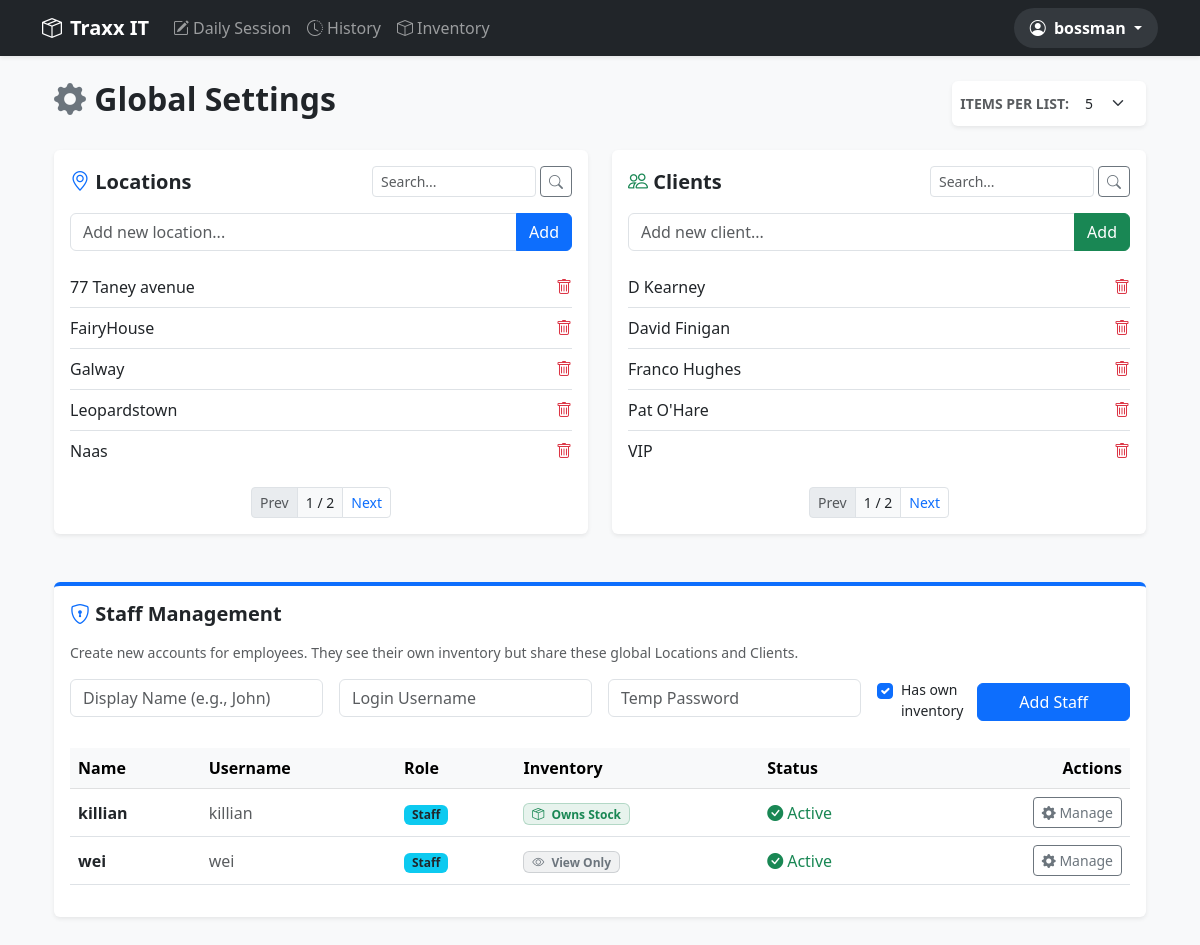
/settings (signed in), run on the app's committed database.
### models.py (models this page shows)
class User(db.Model):
    id = db.Column(db.Integer, primary_key=True)
    username = db.Column(db.String(80), unique=True, nullable=False)
    password = db.Column(db.String(120), nullable=False)
    role = db.Column(db.String(20), default='staff') # 'boss' or 'staff'
    display_name = db.Column(db.String(100), nullable=True)
    is_active = db.Column(db.Boolean, default=True)
    has_own_inventory = db.Column(db.Boolean, default=True)

class Place(db.Model):
    id = db.Column(db.Integer, primary_key=True)
    name = db.Column(db.String(100), nullable=False)
    is_active = db.Column(db.Boolean, default=True)

class Client(db.Model):
    id = db.Column(db.Integer, primary_key=True)
    name = db.Column(db.String(100), nullable=False)
    is_active = db.Column(db.Boolean, default=True)

### app.py (the view, shortened to what this page needs)
@app.route('/settings', methods=['GET', 'POST'])
def settings():
    if 'user_id' not in session: return redirect(url_for('login'))
    user = User.query.get(session['user_id'])
    page_p = request.args.get('page_p', 1, type=int)
    page_c = request.args.get('page_c', 1, type=int)
    per_page = request.args.get('per_page', 5, type=int)
    search_p = request.args.get('search_p', '').strip()
    search_c = request.args.get('search_c', '').strip()
    p_query = Place.query.filter_by(is_active=True)
    if search_p: p_query = p_query.filter(Place.name.ilike(f"%{search_p}%"))
    p_pag = p_query.order_by(Place.name).paginate(page=page_p, per_page=per_page)
    c_query = Client.query.filter_by(is_active=True)
    if search_c: c_query = c_query.filter(Client.name.ilike(f"%{search_c}%"))
    c_pag = c_query.order_by(Client.name).paginate(page=page_c, per_page=per_page)
    staff = User.query.filter_by(role='staff').all() if user.role == 'boss' else []
    return render_template('settings.html',
                           places_pagination=p_pag,
                           clients_pagination=c_pag,
                           search_p=search_p,
                           search_c=search_c,
                           staff_members=staff,
                           user=user,
                           per_page=per_page)

### templates/settings.html (shortened to what this page needs)
{% extends "base.html" %}
{% block content %}
<div class="container mt-4 mb-5">
    <div class="d-flex justify-content-between align-items-center mb-4">
        <h2 class="fw-bold"><i class="bi bi-gear-fill text-secondary"></i> Global Settings</h2>
        <form method="GET" class="d-flex align-items-center bg-white p-2 rounded shadow-sm">
            <label class="me-2 small fw-bold text-muted text-uppercase">Items per list:</label>
            <select name="per_page" class="form-select form-select-sm w-auto border-0" onchange="this.form.submit()">
                <option value="5" {{ 'selected' if per_page == 5 }}>5</option>
            </select>
        </form>
    </div>
    <div class="row">
        <div class="col-md-6 mb-4">
            <div class="card shadow-sm border-0 h-100">
                <div class="card-body d-flex flex-column">
                    <div class="d-flex justify-content-between align-items-center mb-3">
                        <h5 class="fw-bold mb-0"><i class="bi bi-geo-alt text-primary"></i> Locations</h5>
                        <form method="GET" class="d-flex" style="max-width: 200px;">
                            <input type="text" name="search_p" class="form-control form-control-sm me-1" placeholder="Search..." value="{{ search_p }}">
                            <button type="submit" class="btn btn-sm btn-outline-secondary"><i class="bi bi-search"></i></button>
                        </form>
                    </div>
                    <form method="POST" class="mb-3">
                        <div class="input-group">
                            <input type="text" name="place_name" class="form-control" placeholder="Add new location..." required>
                            <button type="submit" name="add_place" class="btn btn-primary">Add</button>
                        </div>
                    </form>
                    <ul class="list-group list-group-flush mb-auto">
                        {% for p in places_pagination.items %}
                        <li class="list-group-item d-flex justify-content-between align-items-center px-0">
                            <span>{{ p.name }}</span>
                            <a href="{{ url_for('delete_entry', type='place', id=p.id) }}" class="text-danger" onclick="return confirm('Delete this location? History will be kept.')">
                                <i class="bi bi-trash"></i>
                            </a>
                        </li>
                        {% else %}
                        <li class="list-group-item text-center text-muted py-4">No locations added yet.</li>
                        {% endfor %}
                    </ul>
                    {% if places_pagination.pages > 1 %}
                    <nav class="mt-3">
                        <ul class="pagination pagination-sm justify-content-center mb-0">
                            <li class="page-item {{ 'disabled' if not places_pagination.has_prev }}">
                                <a class="page-link" href="{{ url_for('settings', page_p=places_pagination.prev_num, page_c=clients_pagination.page, per_page=per_page, search_p=search_p, search_c=search_c) }}">Prev</a>
                            </li>
                            <li class="page-item disabled"><span class="page-link bg-light text-dark">{{ places_pagination.page }} / {{ places_pagination.pages }}</span></li>
                            <li class="page-item {{ 'disabled' if not places_pagination.has_next }}">
                                <a class="page-link" href="{{ url_for('settings', page_p=places_pagination.next_num, page_c=clients_pagination.page, per_page=per_page, search_p=search_p, search_c=search_c) }}">Next</a>
                            </li>
                        </ul>
                    </nav>
                    {% endif %}
                </div>
            </div>
        </div>
        <div class="col-md-6 mb-4">
            <div class="card shadow-sm border-0 h-100">
                <div class="card-body d-flex flex-column">
                    <div class="d-flex justify-content-between align-items-center mb-3">
                        <h5 class="fw-bold mb-0"><i class="bi bi-people text-success"></i> Clients</h5>
                        <form method="GET" class="d-flex" style="max-width: 200px;">
                            <input type="text" name="search_c" class="form-control form-control-sm me-1" placeholder="Search..." value="{{ search_c }}">
                            <button type="submit" class="btn btn-sm btn-outline-secondary"><i class="bi bi-search"></i></button>
                        </form>
                    </div>
                    <form method="POST" class="mb-3">
                        <div class="input-group">
                            <input type="text" name="client_name" class="form-control" placeholder="Add new client..." required>
                            <button type="submit" name="add_client" class="btn btn-success text-white">Add</button>
                        </div>
                    </form>
                    <ul class="list-group list-group-flush mb-auto">
                        {% for c in clients_pagination.items %}
                        <li class="list-group-item d-flex justify-content-between align-items-center px-0">
                            <span>{{ c.name }}</span>
                            <a href="{{ url_for('delete_entry', type='client', id=c.id) }}" class="text-danger" onclick="return confirm('Delete this client? History will be kept.')">
                                <i class="bi bi-trash"></i>
                            </a>
                        </li>
                        {% else %}
                        <li class="list-group-item text-center text-muted py-4">No clients added yet.</li>
                        {% endfor %}
                    </ul>
                    {% if clients_pagination.pages > 1 %}
                    <nav class="mt-3">
                        <ul class="pagination pagination-sm justify-content-center mb-0">
                            <li class="page-item {{ 'disabled' if not clients_pagination.has_prev }}">
                                <a class="page-link" href="{{ url_for('settings', page_c=clients_pagination.prev_num, page_p=places_pagination.page, per_page=per_page, search_p=search_p, search_c=search_c) }}">Prev</a>
                            </li>
                            <li class="page-item disabled"><span class="page-link bg-light text-dark">{{ clients_pagination.page }} / {{ clients_pagination.pages }}</span></li>
                            <li class="page-item {{ 'disabled' if not clients_pagination.has_next }}">
                                <a class="page-link" href="{{ url_for('settings', page_c=clients_pagination.next_num, page_p=places_pagination.page, per_page=per_page, search_p=search_p, search_c=search_c) }}">Next</a>
                            </li>
                        </ul>
                    </nav>
                    {% endif %}
                </div>
            </div>
        </div>
    </div>
    {% if user.role == 'boss' %}
    <div class="row mt-4">
        <div class="col-12">
            <div class="card shadow-sm border-0 border-top border-primary border-4">
                <div class="card-body">
                    <h5 class="fw-bold mb-3"><i class="bi bi-shield-lock text-primary"></i> Staff Management</h5>
                    <p class="text-muted small">Create new accounts for employees. They see their own inventory but share these global Locations and Clients.</p>
                    <form method="POST" class="row g-3 mb-4">
                        <div class="col-md-3">
                            <input type="text" name="new_display_name" class="form-control" placeholder="Display Name (e.g., John)">
                        </div>
                        <div class="col-md-3">
                            <input type="text" name="new_username" class="form-control" placeholder="Login Username" required>
                        </div>
                        <div class="col-md-3">
                            <input type="password" name="new_password" class="form-control" placeholder="Temp Password" required>
                        </div>
                        <div class="col-md-3 d-flex align-items-center">
                            <div class="form-check me-2">
                                <input class="form-check-input" type="checkbox" name="has_own_inventory" id="has_own_inventory" checked>
                                <label class="form-check-label small" for="has_own_inventory">Has own inventory</label>
                            </div>
                            <button type="submit" name="create_account" class="btn btn-primary w-100">Add Staff</button>
                        </div>
                    </form>
                    <div class="table-responsive">
                        <table class="table table-hover align-middle">
                            <thead class="table-light">
                                <tr>
                                    <th>Name</th>
                                    <th>Username</th>
                                    <th>Role</th>
                                    <th>Inventory</th>
                                    <th>Status</th>
                                    <th class="text-end">Actions</th>
                                </tr>
                            </thead>
                            <tbody>
                                {% for staff in staff_members %}
                                <tr>
                                    <td class="fw-bold">{{ staff.display_name or '-' }}</td>
                                    <td class="text-muted">{{ staff.username }}</td>
                                    <td><span class="badge bg-info text-dark">{{ staff.role|capitalize }}</span></td>
                                    <td>
                                        {% if staff.has_own_inventory %}
                                            <span class="badge bg-success bg-opacity-10 text-success border border-success border-opacity-25"><i class="bi bi-box-seam me-1"></i> Owns Stock</span>
                                        {% else %}
                                            <span class="badge bg-secondary bg-opacity-10 text-secondary border border-secondary border-opacity-25"><i class="bi bi-eye me-1"></i> View Only</span>
                                        {% endif %}
                                    </td>
                                    <td>
                                        {% if staff.is_active %}
                                            <span class="text-success"><i class="bi bi-check-circle-fill me-1"></i>Active</span>
                                        {% else %}
                                            <span class="text-danger"><i class="bi bi-x-circle-fill me-1"></i>Deactivated</span>
                                        {% endif %}
                                    </td>
                                    <td class="text-end">
                                        <button class="btn btn-sm btn-outline-secondary" data-bs-toggle="modal" data-bs-target="#staffModal{{ staff.id }}">
                                            <i class="bi bi-gear-fill"></i> Manage
                                        </button>
                                    </td>
                                </tr>
                                {% endfor %}
                            </tbody>
                        </table>
                    </div>
                </div>
            </div>
        </div>
    </div>
    {% endif %}
</div>
{% endblock %}

### templates/base.html (shortened to what this page needs)
<!DOCTYPE html>
<html lang="en">
<head>
    <link href="https://cdn.jsdelivr.net/npm/bootstrap@5.3.0/dist/css/bootstrap.min.css" rel="stylesheet">
    <link rel="stylesheet" href="https://cdn.jsdelivr.net/npm/bootstrap-icons@1.11.0/font/bootstrap-icons.css">
</head>
<body class="bg-light">
    <nav class="navbar navbar-expand-lg navbar-dark bg-dark shadow-sm mb-4">
        <div class="container">
            <a class="navbar-brand fw-bold" href="{{ url_for('index') }}">
                <i class="bi bi-box-seam me-2"></i>Traxx IT
            </a>
            <div class="collapse navbar-collapse" id="navbarNav">
                <ul class="navbar-nav me-auto">
                    <li class="nav-item">
                        <a class="nav-link" href="{{ url_for('record') }}">
                            <i class="bi bi-pencil-square me-1"></i>Daily Session
                        </a>
                    </li>
                    <li class="nav-item">
                        <a class="nav-link" href="{{ url_for('history') }}">
                            <i class="bi bi-clock-history me-1"></i>History
                        </a>
                    </li>
                    <li class="nav-item">
                        <a class="nav-link" href="{{ url_for('inventory') }}">
                            <i class="bi bi-box me-1"></i>Inventory
                        </a>
                    </li>
                </ul>
                <ul class="navbar-nav ms-auto align-items-center">
                    {% if current_user %}
                    <li class="nav-item dropdown">
                        <a class="nav-link dropdown-toggle fw-bold text-white px-3 py-2 rounded-pill bg-secondary bg-opacity-25"
                           href="#" id="userDropdown" role="button" data-bs-toggle="dropdown" aria-expanded="false">
                            <i class="bi bi-person-circle me-1"></i>
                            {{ current_user.display_name or current_user.username }}
                        </a>
                    </li>
                    {% else %}
                    <li class="nav-item">
                        <a class="nav-link" href="{{ url_for('login') }}">Login</a>
                    </li>
                    {% endif %}
                </ul>
            </div>
        </div>
    </nav>
    <div class="container">
        {% block content %}{% endblock %}
    </div>
</body>
</html>

### data on the page
User: display_name+username "bossman"
Place: name "77 Taney avenue"
Place: name "FairyHouse"
Place: name "Galway"
Place: name "Leopardstown"
Place: name "Naas"
Client: name "D Kearney"
Client: name "David Finigan"
Client: name "Franco Hughes"
Client: name "Pat O'Hare"
Client: name "VIP"
User: display_name "killian", username "killian", role "Staff", has_own_inventory True (drawn), is_active True (drawn)
User: display_name "wei", username "wei", role "Staff", has_own_inventory False (drawn), is_active True (drawn)

### other printed values
{{ places_pagination.page }} "1"
{{ places_pagination.pages }} "2"
{{ clients_pagination.page }} "1"
{{ clients_pagination.pages }} "2"
